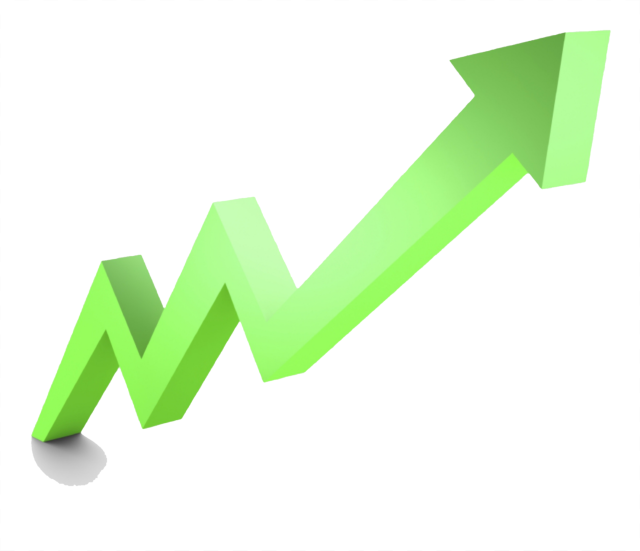
#> input picture images/stonks.png, 1280 x 1101 px (shown at 1/2 size)
$ python icons.py ../images/stonks.png
#> lines starting #> are read from the running program, lines starting #| are printed output that depends on the picture
#!/usr/bin/env python3

import os

from PIL import Image


def generate_icons(image_file):
#> called with image_file = '../images/stonks.png'
    img = Image.open(image_file)
#> img is the input picture: PIL image 1280x1101 RGBA; mean R, G, B, A 34.1, 50.8, 26.1, 53.8
    base, ext = os.path.splitext(image_file)
    sizes = [(16, 16), (19, 19), (38, 38), (48, 48), (128, 128)]
    paths = []
    for size in sizes:
        res = img.resize(size, Image.Resampling.LANCZOS)
        name = f"{base}_{size[0]}x{size[1]}{ext}"
        res.save(name)
        paths.append(name)
#> this loop made 5 passes
#> pass 1, in generate_icons, `res = img.resize(size, Image.Resampling.LANCZOS)`:
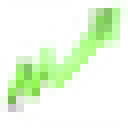
#> res: PIL image 16x16 RGBA (shown 8 times larger); mean R, G, B, A 73.7, 109.5, 54.8, 54; transparent parts drawn white
#> pass 2, in generate_icons, `res = img.resize(size, Image.Resampling.LANCZOS)`:
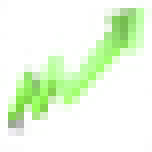
#> res: PIL image 19x19 RGBA (shown 8 times larger); mean R, G, B, A 97.6, 126.7, 80.4, 53.9; transparent parts drawn white
#> pass 3, in generate_icons, `res = img.resize(size, Image.Resampling.LANCZOS)`:
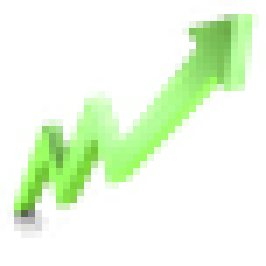
#> res: PIL image 38x38 RGBA (shown 7 times larger); mean R, G, B, A 76.4, 102.4, 63.7, 53.7; transparent parts drawn white
#> after the loop:
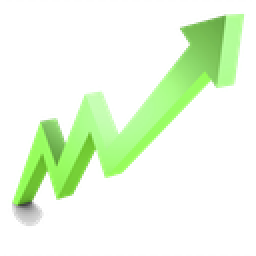
#> res: PIL image 128x128 RGBA (shown 2 times larger); mean R, G, B, A 47.2, 66.7, 37.5, 53.8; transparent parts drawn white
#> after the loop, paths = ['../images/stonks_16x16.png', '../images/stonks_19x19.png', '../images/stonks_38x38.png', '../images/stonks_48x48.png', '../images/stonks_128x128.png']
    return paths


if __name__ == "__main__":
    import sys

    print("Generated: ", generate_icons(sys.argv[1]))
